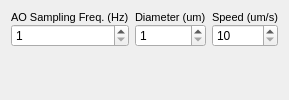
                     <widget class="QWidget" name="circularParams">
                      <layout class="QVBoxLayout" name="verticalLayout_4">
                       <item>
                        <layout class="QHBoxLayout" name="horizontalLayout_2">
                         <item>
                          <layout class="QVBoxLayout" name="verticalLayout_73">
                           <property name="spacing">
                            <number>0</number>
                           </property>
                           <item>
                            <widget class="QLabel" name="label_96">
                             <property name="font">
                              <font>
                               <pointsize>8</pointsize>
                              </font>
                             </property>
                             <property name="text">
                              <string>AO Sampling Freq. (Hz)</string>
                             </property>
                            </widget>
                           </item>
                           <item>
                            <widget class="QSpinBox" name="circAoSampFreq">
                             <property name="maximumSize">
                              <size>
                               <width>9999</width>
                               <height>30</height>
                              </size>
                             </property>
                             <property name="minimum">
                              <number>1</number>
                             </property>
                             <property name="maximum">
                              <number>100000</number>
                             </property>
                            </widget>
                           </item>
                          </layout>
                         </item>
                         <item>
                          <layout class="QVBoxLayout" name="verticalLayout_85">
                           <property name="spacing">
                            <number>0</number>
                           </property>
                           <item>
                            <widget class="QLabel" name="label_97">
                             <property name="font">
                              <font>
                               <pointsize>8</pointsize>
                              </font>
                             </property>
                             <property name="text">
                              <string>Diameter (um)</string>
                             </property>
                            </widget>
                           </item>
                           <item>
                            <widget class="QSpinBox" name="circDiameter">
                             <property name="maximumSize">
                              <size>
                               <width>9999</width>
                               <height>30</height>
                              </size>
                             </property>
                             <property name="minimum">
                              <number>1</number>
                             </property>
                             <property name="maximum">
                              <number>1000</number>
                             </property>
                            </widget>
                           </item>
                          </layout>
                         </item>
                         <item>
                          <layout class="QVBoxLayout" name="verticalLayout_86">
                           <property name="spacing">
                            <number>0</number>
                           </property>
                           <item>
                            <widget class="QLabel" name="label_98">
                             <property name="font">
                              <font>
                               <pointsize>8</pointsize>
                              </font>
                             </property>
                             <property name="text">
                              <string>Speed (um/s)</string>
                             </property>
                            </widget>
                           </item>
                           <item>
                            <widget class="QSpinBox" name="circSpeed">
                             <property name="maximumSize">
                              <size>
                               <width>9999</width>
                               <height>30</height>
                              </size>
                             </property>
                             <property name="minimum">
                              <number>10</number>
                             </property>
                             <property name="maximum">
                              <number>20000</number>
                             </property>
                            </widget>
                           </item>
                          </layout>
                         </item>
                        </layout>
                       </item>
                       <item>
                        <spacer name="verticalSpacer">
                         <property name="orientation">
                          <enum>Qt::Vertical</enum>
                         </property>
                         <property name="sizeHint" stdset="0">
                          <size>
                           <width>20</width>
                           <height>40</height>
                          </size>
                         </property>
                        </spacer>
                       </item>
                      </layout>
                     </widget>
